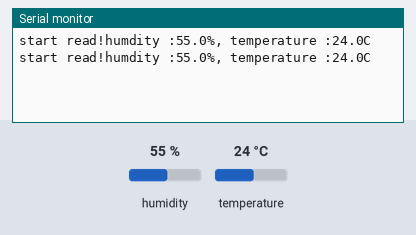
A sketch run on a simulated Arduino Uno, built with avr-gcc and run on an emulated ATmega328P. Shown: the last lines printed to the serial monitor. Wiring (inferred from the names in the program): DHT11 sensor: data pin 7. Inputs (shaded band) come from the test bench; at power-on: humidity 55 %, temperature 24 °C.

Above: at 2.8 s.
2.9 s: humidity set to 22 %
At 5.1 s:
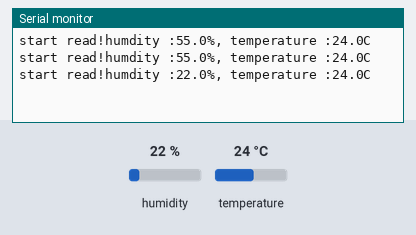
5.6 s: temperature set to 12 °C
At 7.4 s:
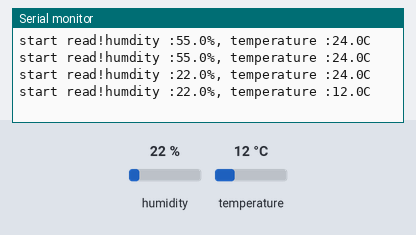
8.3 s: humidity set to 40 %
At 11.1 s:
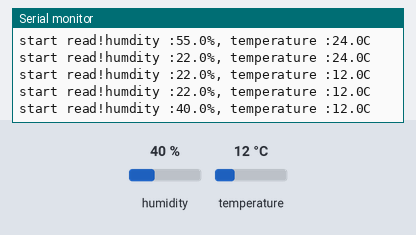
Timing chart, 0 to 12.6 s (numbered marks = the images above; inputs shaded):
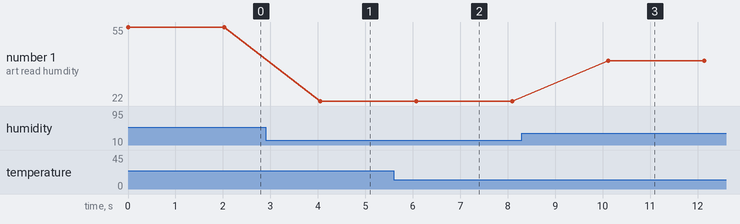

The sketch:

DHT11.ino
```cpp
//*******************************************************************************
// Project : DHT11 습,온도 센서 운영하기
// Board : Arduino Uno
//*******************************************************************************
int DHT11pin = 7;

unsigned char dat[5];
unsigned char read_DHT11 () {
unsigned char data;

for (int i = 0; i < 8; i ++) {
   if (digitalRead (DHT11pin) == LOW) {
     while (digitalRead (DHT11pin) == LOW); // wait for 50us

      delayMicroseconds (30); // determine the duration of the high level to determine the data is '0 'or '1'

      if (digitalRead (DHT11pin) == HIGH)
        data |= (1 << (7-i)); // high front and low in the post
      while (digitalRead (DHT11pin) == HIGH); // data '1 ', wait for the next one receiver
      }
    }
return data;
}
void start_read () {
  digitalWrite (DHT11pin, LOW); // 데이터 수신 signal 시작
  delay (20);

  digitalWrite (DHT11pin, HIGH);
  delayMicroseconds (40); // DHT11센서의 반응

  pinMode (DHT11pin, INPUT);
  while (digitalRead (DHT11pin) == HIGH);
  delayMicroseconds (80);
  if (digitalRead (DHT11pin) == LOW);
  delayMicroseconds (80);
  for (int i = 0; i < 4; i ++) // 습/온도 세선서의 data를 수신한다
    dat[i] = read_DHT11 ();
  pinMode (DHT11pin, OUTPUT);
  digitalWrite (DHT11pin, HIGH); // Stop signal
}

void setup () {
  Serial.begin (9600);
  pinMode (DHT11pin, OUTPUT);
}

void loop () {
  Serial.print ("start read!");
  start_read ();
  Serial.print ("humdity :");
  Serial.print (dat [0], DEC); // display humidity-bit;
  Serial.print ('.');
  Serial.print (dat [1], DEC); // display humidity decimal ;
  Serial.print ("%, ");
  Serial.print ("temperature :");
  Serial.print (dat [2], DEC); // display temperature-bits;
  Serial.print ('.');
  Serial.print (dat [3], DEC); // display temperature decimal ;
  Serial.println ('C');
  delay (2000);
}
```

Measured:
- after the input at 2.9 s, the serial monitor: prints a new line after 1.1 s (image 1)
- after the input at 5.6 s, the serial monitor: prints a new line after 0.47 s (image 2)
- after the input at 8.3 s, the serial monitor: prints a new line after 1.8 s (image 3)
- plotted number 1: 55 → 22 after the input at 2.9 s, 22 → 40 after the input at 8.3 s
